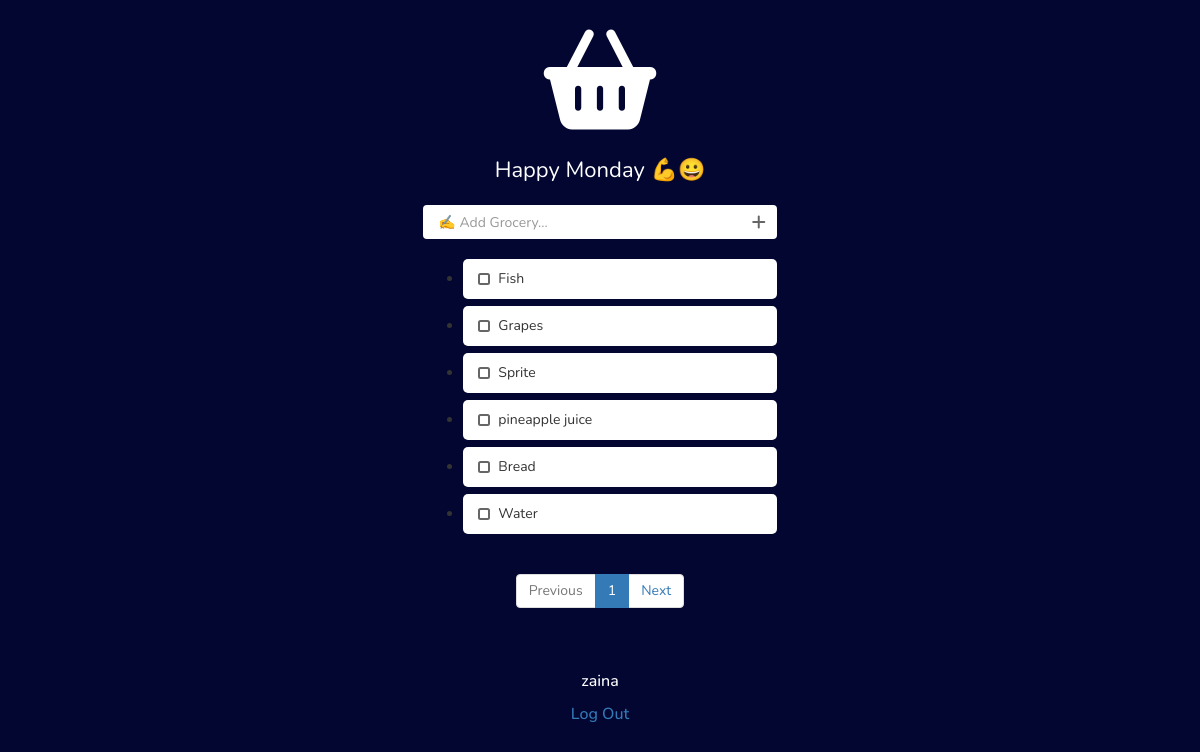
/home (signed in), run on an earlier commit of the app's database.
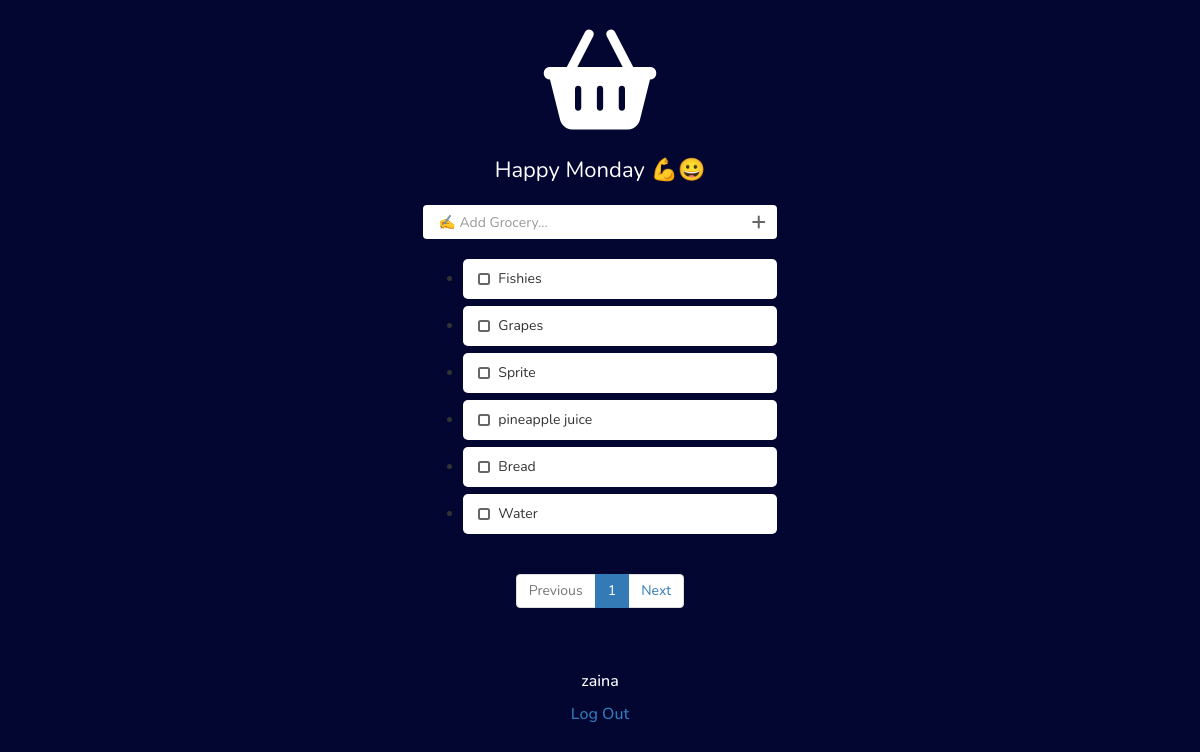
And on a later commit of the database.
### main/models.py (models this page shows, shortened)
class Grocery(models.Model):
    name = models.CharField(max_length=100)
    created_on = models.DateTimeField(auto_now_add=True)
    bought = models.BooleanField(default=False)
    user = models.ForeignKey(settings.AUTH_USER_MODEL,
                             on_delete=models.CASCADE, related_name="Grocery")
    quantity = models.IntegerField(blank = True, default = 1 )
    price =  models.IntegerField(blank = True,default = 1)
    note = models.CharField(blank = True,max_length= 500)
    class Category_choices(models.TextChoices):
        Fruits = '🍓Fruits',
        Vegetables = '🥒Vegetables',
        Canned_Goods = '🥫Canned Goods',
        Dairy = '🥛Dairy',
        Meat = '🥩Meat',
        Seafood = '🐟Fish & Seafood',
        Condiments = '🧂Condiments and Spices',
        Snacks = '🍟Snacks',
        Baked_Goods = '🍞Baked Goods',
        Beverages = '🧃Beverages',
        Pasta_and_Rice = '🍝Pasta',
        Baking_Products = '🥚Baking Products',
        Frozen_Food = '🍗Frozen Food',
        Baby_Items = '🚼Baby Items',
        Pet_Care = '🐕Pet Care',
        Miscellaneous = 'Miscellaneous'
    category = models.CharField(blank = True, max_length = 200,choices = Category_choices.choices, default= "blank")
    class Meta:
        verbose_name = "Grocery"
        verbose_name_plural = "Groceries"
        ordering = ['-created_on']

### main/views.py (the view, shortened to what this page needs)
# urls.py: path('home', views.home, name = "home"),
@login_required
def home(request):
    model = Grocery
    groceries = Grocery.objects.filter(user = request.user, bought = False)
    paginator = Paginator(groceries, 6)
    page_number = request.GET.get("page")
    page_obj = paginator.get_page(page_number)
    categories = Grocery.Category_choices
    context = {"groceries":groceries, "page_obj": page_obj, "categories": categories}
    return render (request, 'main.html', context)

### templates/main.html (shortened to what this page needs)
<!DOCTYPE html>
<html lang="en">
{% load static %}
<head>
    <link rel="stylesheet" href="https://cdnjs.cloudflare.com/ajax/libs/meyer-reset/2.0/reset.min.css">
    <link rel="stylesheet" href="https://cdn.jsdelivr.net/npm/bootstrap@4.0.0/dist/css/bootstrap.min.css"
>
    <link rel='stylesheet prefetch' href='https://maxcdn.bootstrapcdn.com/bootstrap/3.3.5/css/bootstrap.min.css'>
    <link rel='stylesheet prefetch' href='https://cdnjs.cloudflare.com/ajax/libs/animate.css/3.4.0/animate.min.css'>
    <link href="{% static 'css/main.css' %}" rel="stylesheet" type="text/css" />
</head>
<body>
    <div class="logo">
        <i class="fa-solid fa-basket-shopping"></i>
    </div>
    <body class="body">
        <div class="container">
            <div class="today">
            </div>
            <div class="row">
                <div class="col-md-4 col-md-offset-4 col-xs-6 col-xs-offset-3">
                    <div class="add-control">
                        <div class="form-group has-feedback">
                            <form method="POST" action="{% url 'home' %}">
                                <input type="text" class="form-control" placeholder="✍️ Add Grocery..."
                                    name="new-grocery" id="new-grocery" />
                                <button type="submit" class="fa fa-plus form-control-feedback add-btn"></button>
                            </form>
                        </div>
                    </div>
                    {% if groceries %}
                    <ul class="grocery-list">
                        {% for grocery in page_obj %}
                        <li class="grocery">
                            <div class="checkbox">
                                <label>
                                    <a href="{% url 'buy_grocery' grocery.id %}"><span class="checkbox-mask"></span></a>
                                    <input type="checkbox"></a>{{grocery.name}}
                                </label>
                            </div>
                        </li>
                        {% endfor %}
                    </ul>
                    {% else %}
                    <p class="text-danger text-center animated bounceIn"><i class="fa fa-warning"></i> Oops, please
                        enter a Grocery</p>
                    {% endif %}
                </div>
            </div>
        </div>
        <nav aria-label="Page navigation example ">
            <ul class="pagination justify-content-center">
                {% if page_obj.has_previous %}
                <li class=" text previous-page">
                    <a class="page-link" href="?page={{ page_obj.previous_page_number }}" tabindex="-1">Previous</a>
                </li>
                {% else %}
                <li class=" text disabled previous-page">
                    <a class="page-link" href="?page=0" tabindex="-1">Previous</a>
                </li>
                {% endif %}
                <li class=" active counter current-page">
                    <a class="page-link" href="?page={{ page_obj.number }}">{{ page_obj.number }}</a>
                </li>
                {% if page_obj.has_next %}
                <li class=" next-page text">
                    <a class="page-link" href="?page={{ page_obj.next_page_number }}" tabindex="-1">Next</a>
                </li>
                {% else %}
                <li class="disabled next-page text">
                    <a class="page-link" href="?page=0" tabindex="-1">Next</a>
                </li>
                {% endif %}
            </ul>
        </nav>
        <div class"f>
            <h4>
                {{user.username}}
                <a href="{% url 'logout_view' %}">Log Out</a>
            </h4>
        </div>
    </body>
</body>

What changed in the data, as far as the page shows it:
changed Grocery: name "Fish" → "Fishies"
